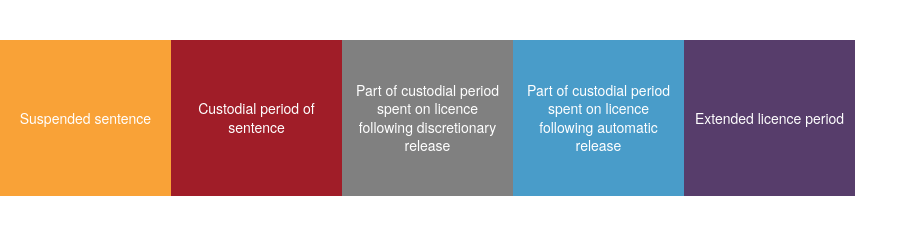

Notebook code for this chart:
### Code cell
fig = sentences_explained_legend.prepare_chart()
fig

### Figure 1 — Plotly figure (JSON) as saved in the notebook; plotly's stock layout.template omitted (floating-point values rounded to 4 significant figures)
{"data": [{"customdata": ["Suspended sentence"], "hovertemplate": "%{customdata}<extra></extra>", "insidetextanchor": "middle", "marker": {"color": "#F9A237"}, "orientation": "h", "text": "Suspended sentence", "textfont": {"color": "white"}, "textposition": "inside", "type": "bar", "x": ["20"], "y": [1]}, {"customdata": ["Custodial period of sentence"], "hovertemplate": "%{customdata}<extra></extra>", "insidetextanchor": "middle", "marker": {"color": "#A01D28"}, "orientation": "h", "text": "Custodial period of<br>sentence", "textfont": {"color": "white"}, "textposition": "inside", "type": "bar", "x": ["20"], "y": [1]}, {"customdata": ["Part of custodial period spent on licence following discretionary release"], "hovertemplate": "%{customdata}<extra></extra>", "insidetextanchor": "middle", "marker": {"color": "#808080"}, "orientation": "h", "text": "Part of custodial period<br>spent on licence<br>following discretionary<br>release", "textfont": {"color": "white"}, "textposition": "inside", "type": "bar", "x": ["20"], "y": [1]}, {"customdata": ["Part of custodial period spent on licence following automatic release"], "hovertemplate": "%{customdata}<extra></extra>", "insidetextanchor": "middle", "marker": {"color": "#499CC9"}, "orientation": "h", "text": "Part of custodial period<br>spent on licence<br>following automatic<br>release", "textfont": {"color": "white"}, "textposition": "inside", "type": "bar", "x": ["20"], "y": [1]}, {"customdata": ["Extended licence period"], "hovertemplate": "%{customdata}<extra></extra>", "insidetextanchor": "middle", "marker": {"color": "#573D6B"}, "orientation": "h", "text": "Extended licence period", "textfont": {"color": "white"}, "textposition": "inside", "type": "bar", "x": ["20"], "y": [1]}], "layout": {"barmode": "stack", "height": 100, "hovermode": "closest", "margin": {"r": 0}, "xaxis": {"showticklabels": false, "ticks": "", "zeroline": false}, "yaxis": {"showticklabels": false}}}
